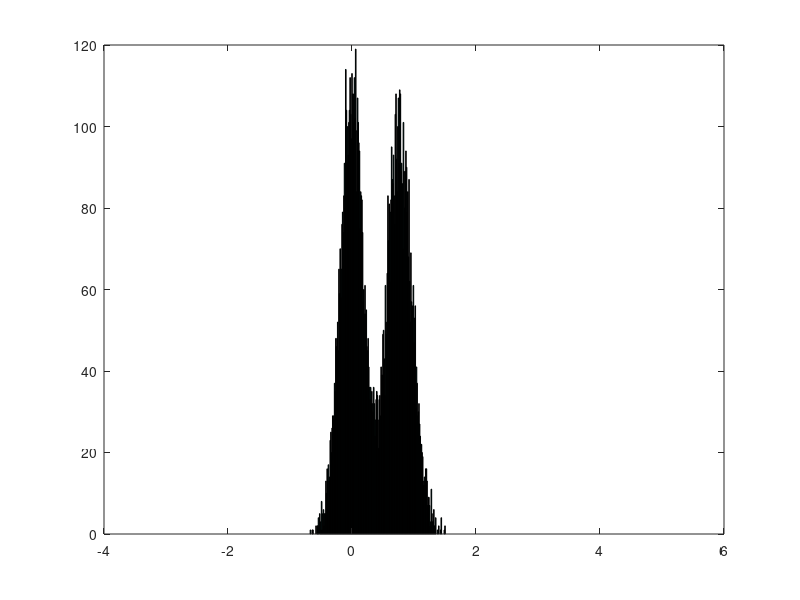

Here is the MATLAB script that generated this plot:
sigma = 0.5;
obj1 = gmdistribution([0 2]', cat(3, sigma^2, sigma^2), [0.5 0.5]);
Y1 = random(obj1, 1e4);
res = log( (exp((4*Y1 - 4)./2*sigma^2)+1)./(exp((-4*Y1 - 4)./2*sigma^2)+1) );
hist(res, -3:0.01:5)